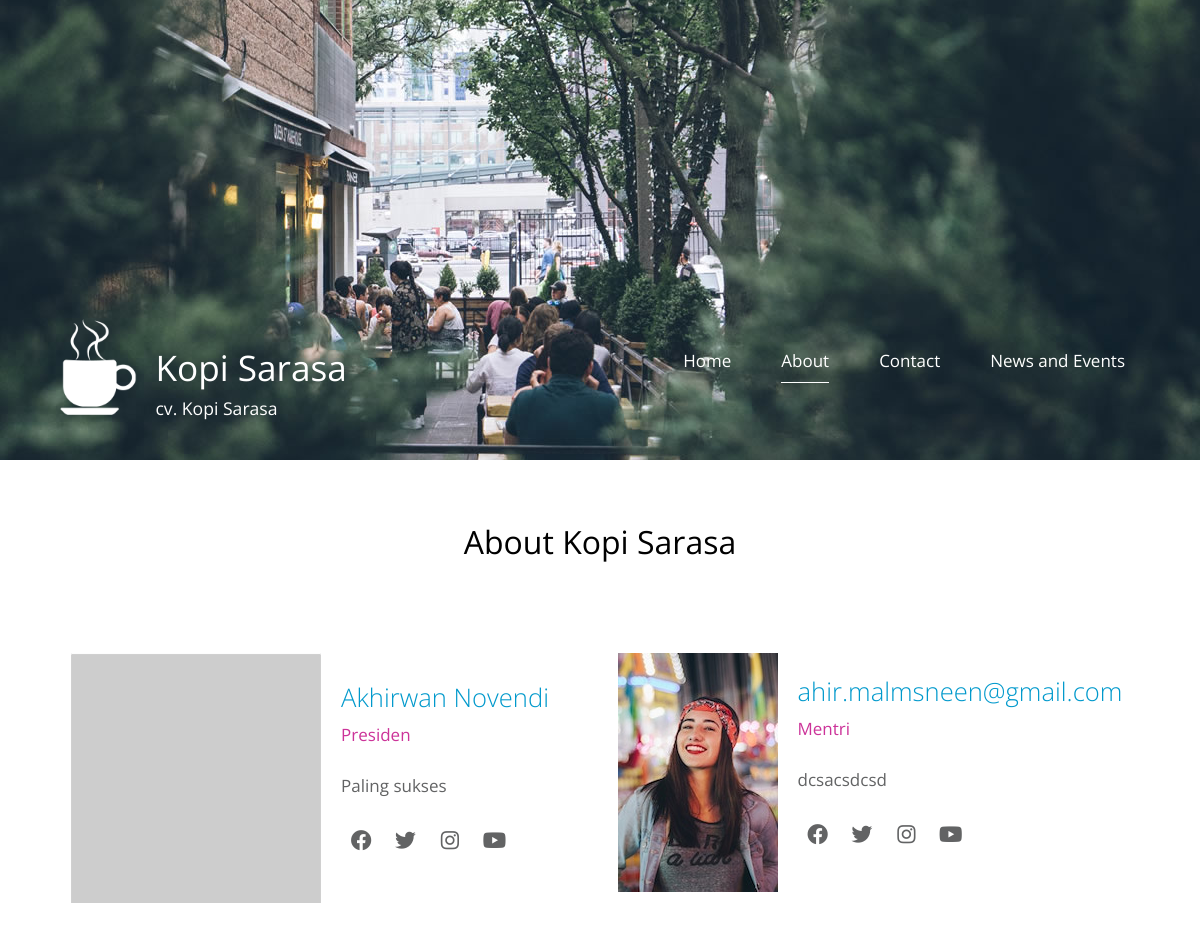
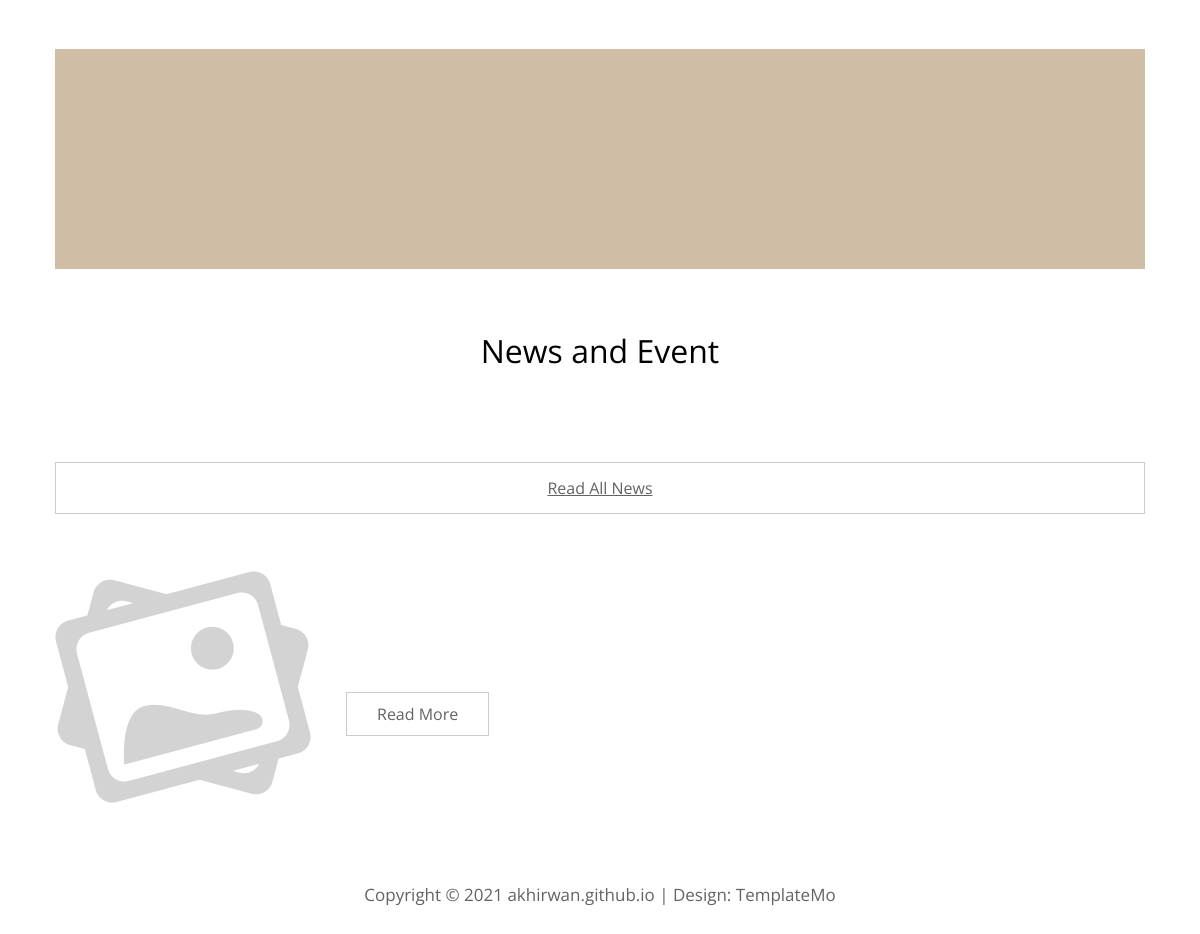
/about, run on the app's committed database (2 pictures, top to bottom).
### tables this page shows
CREATE TABLE `config_info` (
  `app_name` varchar(255) NOT NULL,
  `company` varchar(255) NOT NULL,
  `logo` varchar(255) NOT NULL,
  `phone1` varchar(20) NOT NULL,
  `phone2` varchar(20) NOT NULL,
  `address` varchar(255) NOT NULL,
  `email` varchar(50) NOT NULL,
  `link_fb` varchar(100) NOT NULL,
  `link_ig` varchar(100) NOT NULL,
  `link_tw` varchar(100) NOT NULL,
  `link_yt` varchar(100) NOT NULL,
  `map` varchar(500) NOT NULL
);

CREATE TABLE `user` (
  `uid` int(50) NOT NULL,
  `name` varchar(100) NOT NULL,
  `job_position` varchar(50) NOT NULL,
  `job_desc` text NOT NULL,
  `joined_at` date NOT NULL,
  `address` varchar(500) NOT NULL,
  `phone` varchar(50) NOT NULL,
  `email` varchar(100) NOT NULL,
  `is_active` tinyint(1) NOT NULL DEFAULT 0,
  `link_fb` varchar(50) NOT NULL,
  `link_tw` varchar(50) NOT NULL,
  `link_ig` varchar(50) NOT NULL,
  `link_yt` varchar(50) NOT NULL,
  `picture` varchar(255) NOT NULL,
  `created_at` int(20) NOT NULL,
  `created_by` varchar(50) NOT NULL,
  `modified_at` int(20) NOT NULL,
  `modified_by` varchar(50) NOT NULL
);

### application/controllers/Home.php (called while the page is built, shortened)
<?php defined('BASEPATH') OR exit('No direct script access allowed');
class Home extends CI_Controller {
	function __construct(){
		$this->load->model('Model_app');
	}
	public function About() {
		$data['config']	= $this->Model_app->get_data('config_info')->row();
		$data['title'] = 'About';
		$data['meta_keyword'] = $data['config']->app_name;
		$data['meta_description'] = $data['config']->company;
		$data['active_about'] = 'active';
		$data['quotes'] = $this->db->query("SELECT * FROM quotes WHERE paging = 'about' AND is_active = 1")->result();
		$data['users'] = $this->Model_app->order_data(['is_active' => 1], 'uid', 'ASC', 'user')->result();
		$data['articles'] = $this->Model_app->order_data(['is_published' => 1, 'display' => 0], 'id', 'DESC', 'articles')->result();
		$this->load->view('template/header', $data);
		$this->load->view('public/about', $data);
		$this->load->view('template/footer', $data);
	}
}

### index.php (called while the page is built, shortened)
<?php
require_once BASEPATH.'core/CodeIgniter.php';

### application/models/Model_app.php (called while the page is built, shortened)
<?php
class Model_app extends CI_Model{
	function order_data($where, $orderBy, $order, $table){
		$this->db->order_by($orderBy, $order);
		return $this->db->get_where($table, $where);
	}
	function get_data($table){
		return $this->db->get($table);
	}
}
?>

### application/views/public/about.php (the view, shortened to what this page needs)
<main>
    <header class="row tm-welcome-section">
        <h2 class="col-12 text-center tm-section-title">About <?php echo $config->app_name ?></h2>
    </header>
    <div class="tm-container-inner tm-persons">
        <div class="row">
        <?php foreach($users as $user){?>
            <article class="col-lg-6">
                <figure class="tm-person">
                    <img src="<?php echo base_url('assets/public/img/users/'.$user->picture)?>" alt="Image" class="img-fluid tm-person-img" />
                    <figcaption class="tm-person-description">
                        <h4 class="tm-person-name"><?php echo $user->name;?></h4>
                        <p class="tm-person-title"><?php echo $user->job_position;?></p>
                        <p class="tm-person-about"><?php echo $user->job_desc;?></p>
                        <div>
                            <a href="<?php echo $user->link_fb;?>" class="tm-social-link"><i class="fab fa-facebook tm-social-icon"></i></a>
                            <a href="<?php echo $user->link_tw;?>" class="tm-social-link"><i class="fab fa-twitter tm-social-icon"></i></a>
                            <a href="<?php echo $user->link_ig;?>" class="tm-social-link"><i class="fab fa-instagram tm-social-icon"></i></a>
                            <a href="<?php echo $user->link_yt;?>" class="tm-social-link"><i class="fab fa-youtube tm-social-icon"></i></a>
                        </div>
                    </figcaption>
                </figure>
            </article>
        <?php } ?>
        </div>
    </div>
    <div class="tm-container-inner tm-featured-image">
        <div class="row">
            <div class="col-12">
                <div class="placeholder-2">
                    <div class="parallax-window-2" data-parallax="scroll" data-image-src="<?php echo base_url().'assets/public/img/body/'.$config->body_banner;?>"></div>
                </div>
            </div>
        </div>
    </div>
    <header class="row tm-welcome-section">
        <h2 class="col-12 text-center tm-section-title">News and Event</h2>
    </header>
    <div class="tm-container-inner tm-features">
        <a href="<?php echo base_url().'news';?>" class="block">Read All News</a>
    </div>
    <div class="tm-container-inner tm-history">
        <div class="row">
            <div class="col-12">
                <div class="tm-history-inner">
                    <?php
                    if($config->desc_banner){
                        $desc = base_url().'assets/public/img/about/'.$config->desc_banner;
                    } else {
                        $desc = base_url().'assets/public/img/default/default.png';
                    }
                    ?>
                    <img src="<?php echo $desc;?>" alt="Image" class="img-fluid tm-history-img" />
                    <div class="tm-history-text">
                        <br>
                        <a href="<?php echo base_url().'news/d2ViLXByb2ZpbGU-'.str_replace(' ', '-', strtolower($config->desc_title));?>" class="tm-btn tm-btn-default">Read More</a>
                    </div>
                </div>
            </div>
        </div>
    </div>
</main>

### application/views/template/header.php (shortened to what this page needs)
<!DOCTYPE html>
<html>
<head>
    <link href="<?php echo base_url('assets/public/css/all.min.css')?>" rel="stylesheet" />
	<link href="<?php echo base_url('assets/public/css/templatemo-style.css')?>" rel="stylesheet" />
</head>
<body>
	<div class="container">
		<div class="placeholder">
			<div class="parallax-window" data-parallax="scroll" data-image-src="<?php echo base_url('assets/public/img/simple-house-01.jpg')?>">
				<div class="tm-header">
					<div class="row tm-header-inner">
						<div class="col-md-6 col-12">
							<img src="<?php echo base_url().'assets/public/img/logo/'.$config->logo; ?>" width="96" alt="Logo" class="tm-site-logo" />
							<div class="tm-site-text-box">
								<h1 class="tm-site-title"><?php echo $config->app_name ?></h1>
								<h6 class="tm-site-description"><?php echo $config->company ?></h6>
							</div>
						</div>
						<nav class="col-md-6 col-12 tm-nav">
							<ul class="tm-nav-ul">
								<li class="tm-nav-li"><a href="<?php echo base_url();?>" class="tm-nav-link <?php if(isset($active_home)){echo $active_home ;}?>">Home</a></li>
								<li class="tm-nav-li"><a href="<?php echo base_url().'about';?>" class="tm-nav-link <?php if(isset($active_about)){echo $active_about ;}?>">About</a></li>
								<li class="tm-nav-li"><a href="<?php echo base_url().'contact';?>" class="tm-nav-link <?php if(isset($active_contact)){echo $active_contact ;}?>">Contact</a></li>
								<li class="tm-nav-li"><a href="<?php echo base_url().'news';?>" class="tm-nav-link <?php if(isset($active_news)){echo $active_news ;}?>">News and Events</a></li>
							</ul>
						</nav>
					</div>
				</div>
			</div>
		</div>

### assets/public/css/templatemo-style.css (style rules this page uses)
ul, nav, body, h1, h2, h4, h6, p, figure { margin: 0; padding: 0; }
a, button { transition: all 0.3s ease; }
html { box-sizing: border-box; -ms-overflow-style: scrollbar; }
*, *::before, *::after { box-sizing: inherit; }
.container { width: 100%; max-width: 1200px; margin-right: auto; margin-left: auto; }
.tm-container-inner, .tm-container-inner-2 { padding-left: 15px; padding-right: 15px; }
.row { display: -ms-flexbox; display: flex; -ms-flex-wrap: wrap; flex-wrap: wrap; margin-left: -15px; margin-right: -15px; }
.col-lg-3, .col-lg-4, .col-lg-6, .col-md-4, .col-md-6, .col-sm-6, .col-12 { position: relative; width: 100%; padding-right: 15px; padding-left: 15px; }
.col-12 { -ms-flex: 0 0 100%; flex: 0 0 100%; max-width: 100%; }
@media (min-width: 768px) { .col-md-6 { -ms-flex: 0 0 50%; flex: 0 0 50%; max-width: 50%; } }
@media (min-width: 992px) { .col-lg-6 { -ms-flex: 0 0 50%; flex: 0 0 50%; max-width: 50%; } }
.tm-btn { display: inline-block; font-size: 1rem; width: auto; padding: 10px 30px; text-decoration: none; cursor: pointer; border: 0; }
.tm-btn-default { border: 1px solid #ccc; background-color: transparent; color: #626364; }
.text-center { text-align: center; }
.img-fluid { max-width: 100%; height: auto; }
body { font-family: 'Open Sans', Arial, sans-serif; font-size: 17px; background-color: #ccc; overflow-x: hidden; }
.container { background-color: white; }
p, address { color: #626364; line-height: 1.8; }
.placeholder { width: 100%; min-height: 460px; background-color: #556E5B; }
.placeholder-2 { width: 100%; min-height: 220px; background-color: #CFBEA5; position: relative; z-index: 998; }
.parallax-window { min-height: 460px; background: transparent; position: relative; }
.parallax-window-2 { min-height: 220px; width: 100%; margin-left: auto; margin-right: auto; background: transparent; position: relative; }
.tm-header { position: absolute; bottom: 0; left: 0; width: 100%; color: white; z-index: 1000; }
.tm-header-inner { padding: 40px 50px; }
.tm-site-logo { display: inline-block; margin-right: 5px; }
.tm-site-text-box { display: inline-block; }
.tm-site-title { font-size: 2.2rem; font-weight: 400; margin-bottom: 5px; }
.tm-site-description { font-size: 1.1rem; font-weight: 400; }
.tm-nav { text-align: right; margin-top: 30px; }
.tm-nav-ul { display: flex; justify-content: flex-end; }
.tm-nav-li { list-style: none; display: block; margin-bottom: 0; padding-right: 25px; padding-left: 25px; }
.tm-nav-link { color: white; text-decoration: none; padding-bottom: 10px; }
.tm-nav-link.active, .tm-nav-link:hover { border-bottom: 1px solid white; }
.tm-welcome-section { margin: 60px auto; max-width: 655px; }
.tm-section-title { font-size: 2rem; font-weight: 400; margin-bottom: 30px; }
.tm-section, .tm-container-inner, .tm-container-inner-2 { margin-left: auto; margin-right: auto; }
@media (min-width: 768px) { .tm-gallery-page, .tm-section, .tm-container-inner, .tm-container-inner-2 { max-width: 840px; } }
@media (min-width: 992px) { .tm-container-inner { max-width: 1120px; } }
.tm-persons { margin-bottom: 20px; }
.tm-person { display: flex; flex-direction: column; align-items: center; justify-content: center; margin-bottom: 60px; }
@media (min-width: 420px) { .tm-person { flex-direction: row; } }
.tm-person-description { padding-left: 20px; padding-right: 20px; }
.tm-person-name { font-size: 1.6rem; font-weight: 300; color: #09C; margin-bottom: 5px; margin-top: 15px; }
@media (min-width: 420px) { .tm-person-name { margin-top: 0; } }
.tm-person-title { color: #C39; margin-bottom: 20px; }
.tm-person-about { margin-bottom: 20px; }
.tm-social-link { color: #626364; display: inline-block; border-radius: 1px; background-color: transparent; font-size: 1.3rem; text-decoration: none; width: 40px; height: 40px; margin-right: 0; margin-bottom: 15px; }
.tm-social-icon { display: flex; align-items: center; justify-content: center; width: 100%; height: 100%; }
.tm-features { margin-top: 35px; }
.tm-history { margin-top: 45px; }
.tm-history-inner { display: flex; align-items: center; justify-content: center; flex-direction: column; }
.tm-history-img { max-width: 100%; }
@media (min-width: 768px) { .tm-history-img { max-width: 50%; } }
@media (min-width: 768px) { .tm-history-inner { flex-direction: row; } }
.tm-history-text { max-width: 480px; margin: 15px auto 0; }
@media (min-width: 768px) { .tm-history-text { max-width: auto; margin: 0 auto 0 35px; } }

### data on the page
config_info: logo (picture), app_name "Kopi Sarasa", company "cv. Kopi Sarasa"
user: picture (placeholder picture), name "Akhirwan Novendi", job_position "Presiden", job_desc "Paling sukses"
user: picture (picture), name "ahir.malmsneen@gmail.com", job_position "Mentri", job_desc "dcsacsdcsd"
